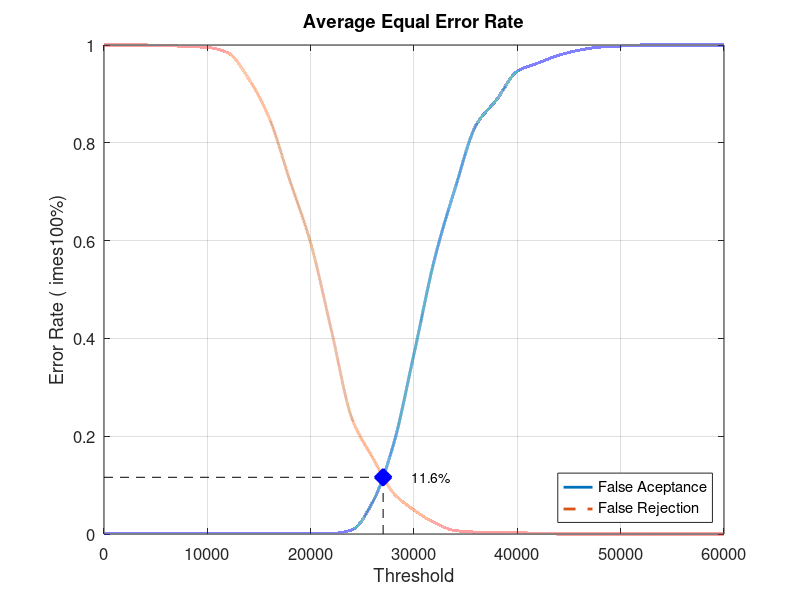
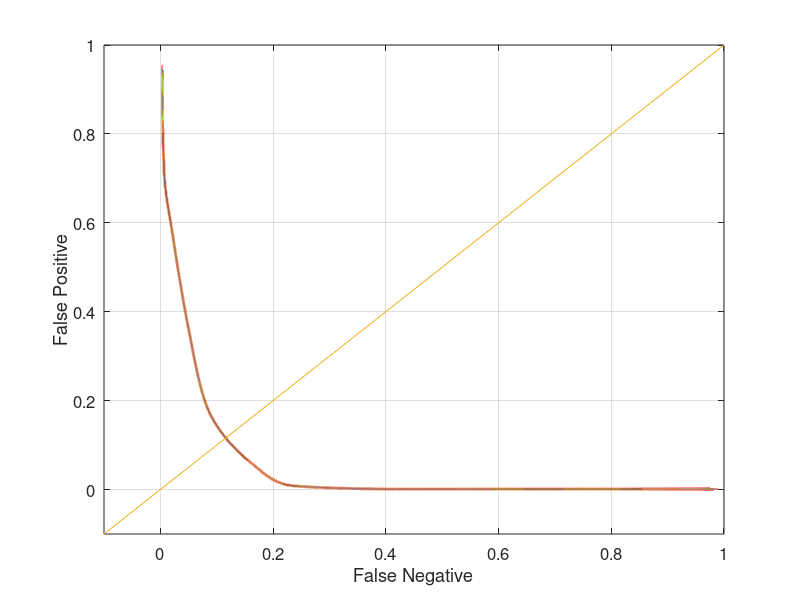

These charts were generated, in order, by the following MATLAB code:
close all;
clear;
clc;
x = 0:2000:60000;
xq = 0:0.5:60000;

y0 = [0 0.00105263 0.00105263 0.00105263 0.00105263 0.00105263 0.00105263 0.00105263 0.00105263 0.00105263 0.00105263 0.00105263 0.00842105 0.0652632 0.182105 0.368421 0.563158 0.708421 0.83579 0.888421 0.946316 0.963158 0.978947 0.989474 0.99579 0.997895 1 1 1 1 1]
yy0 = interp1(x, y0, xq, 'pchip');
y1 = [1 1 1 0.999 0.997 0.995 0.984 0.931 0.85 0.722 0.595 0.417 0.236 0.156 0.084 0.049 0.023 0.007 0.004 0.004 0.003 0.001 0 0 0 0 0 0 0 0 0]
yy1 = interp1(x, y1, xq, 'pchip');

% Calculating EER: 
y2 = abs(y0 - y1);
find(y2 == min(y2))
yy2 = abs(yy0 - yy1);
xEER = find(yy2 == min(yy2));
xEERIndex = xq(xEER) % X-axis EER
yEER = yy0(xEER) % Y-axis EER

main = figure
plot(xq, yy0,'-','LineWidth', 2);	hold on
plot(xq, yy1,'--','LineWidth', 2);	hold on
plot([xEERIndex xEERIndex], [0 yEER], 'k--');	hold on
plot([0 xEERIndex], [yEER yEER], 'k--');	hold on
plot(xEERIndex, yEER, 'bx', 'LineWidth', 10);	hold on
text(xEERIndex + 10 * xEERIndex / 100, yEER, [num2str(round((10000 * yEER)) / 100) '%'])
legend('False Aceptance', 'False Rejection', 'Location', 'SouthEast')
xlabel('Threshold')
ylabel('Error Rate (	imes100%)')
title('Average Equal Error Rate')
set(gca, 'FontSize', 12)
axis([0 60000 0 1])
grid on

print(main, 'Database4AverageMain', '-dpng');
FNRxFPR = figure('Color', [1 1 1]);
plot(yy1, yy0, '-', yy1, yy0, 'LineWidth', 2);
hold on
y = -0.1:0.1:1
plot(y, y); 
set(gca, 'FontSize', 12)
xlabel('False Negative')
ylabel('False Positive')
axis([-0.1 1 -0.1 1])
set(gca, 'FontSize', 12)
grid on

print(FNRxFPR, 'Database4AverageFNRxFPR','-dpng');
